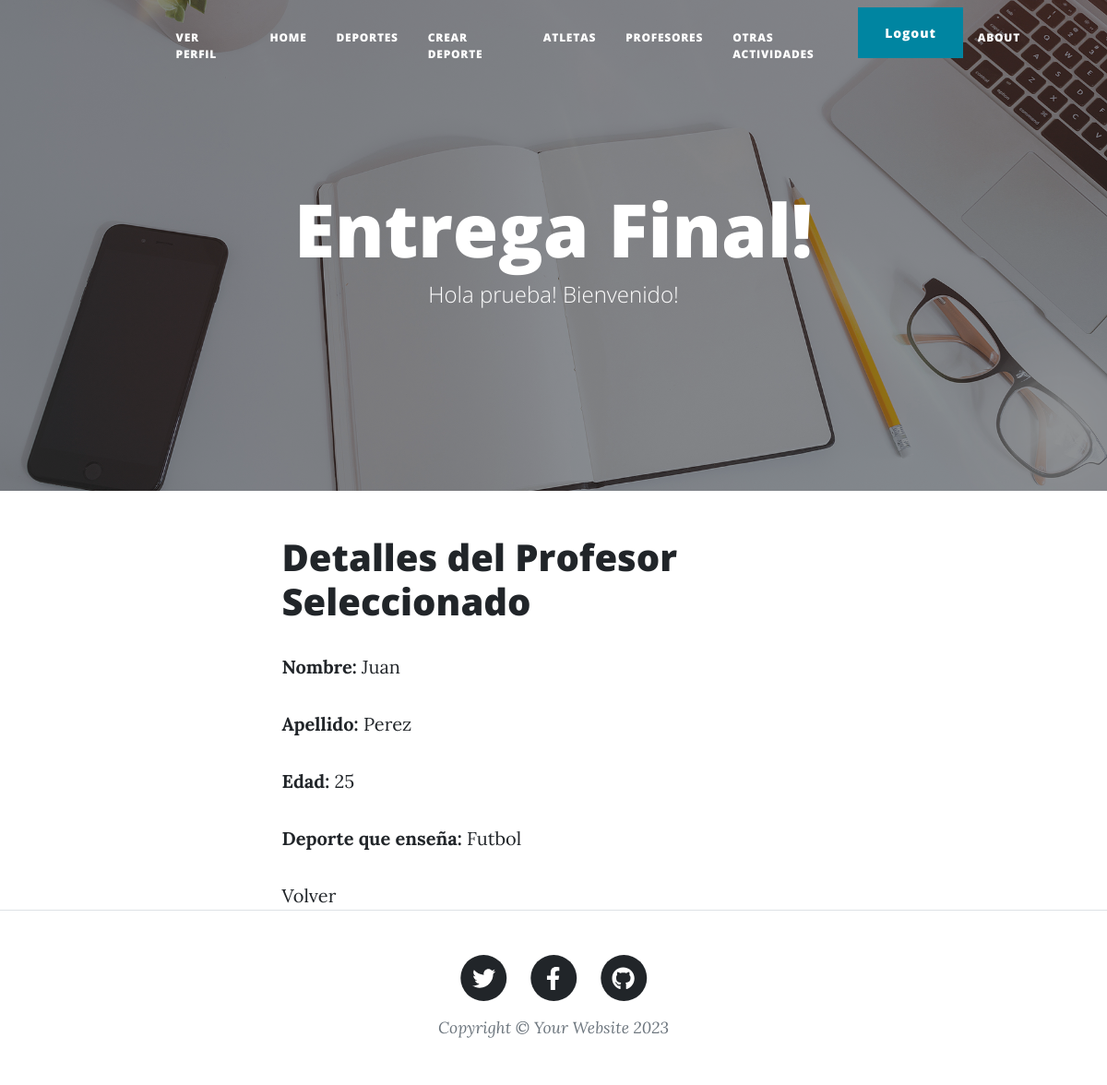
/detalle-profesor/1 (signed in), run on an earlier commit of the app's database.
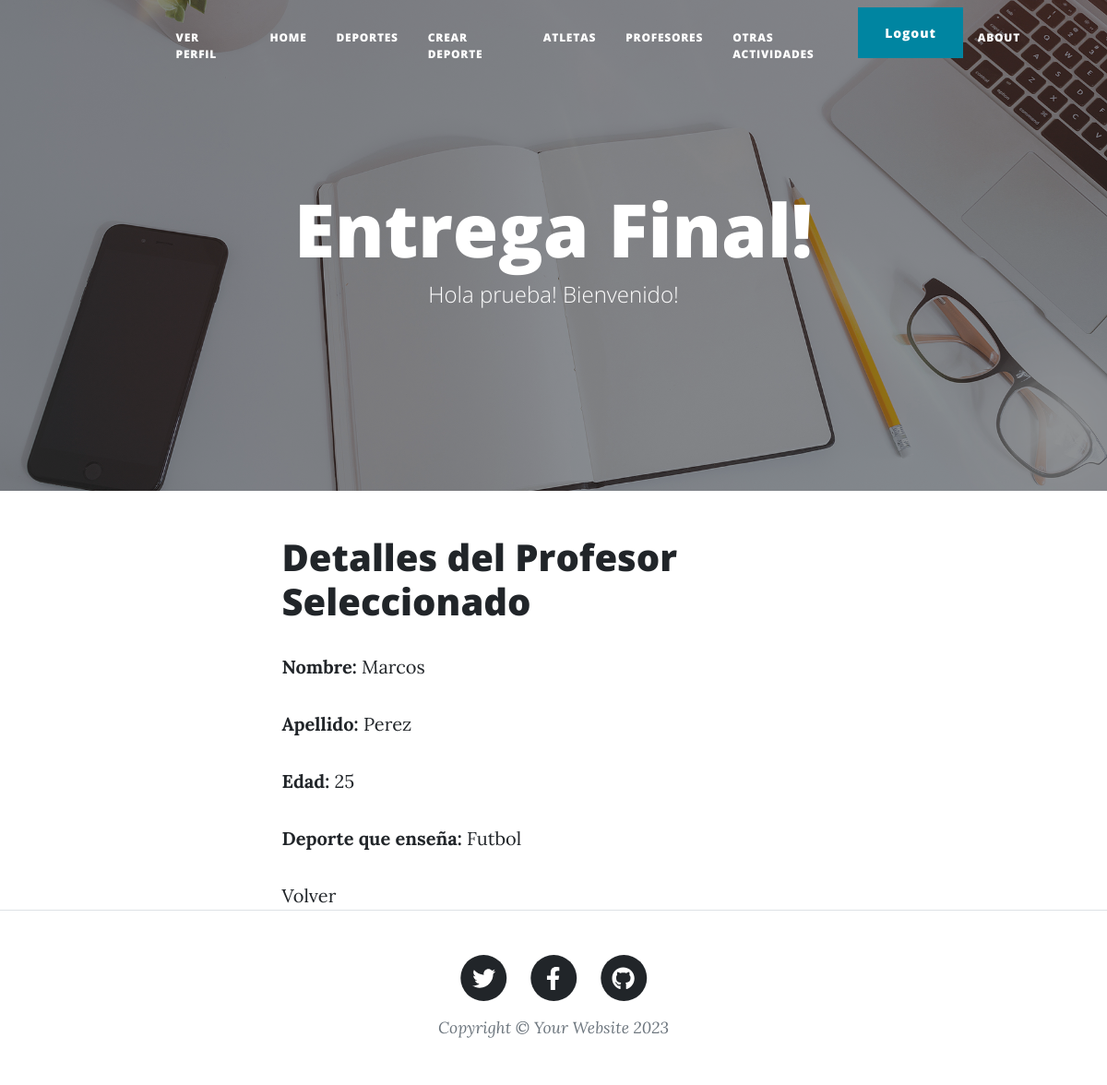
And on a later commit of the database.
### mi_primer_app/models.py (models this page shows, shortened)
class Profesor(models.Model):
    nombre = models.CharField(max_length=50)
    apellido = models.CharField(max_length=50)
    edad = models.IntegerField()
    deporte = models.CharField(max_length=50)

### mi_primer_app/views.py (the view)
# urls.py: path('detalle-profesor/<int:pk>', ProfesorDetailView.as_view(), name='detalle-profesor'),
class ProfesorDetailView(DetailView):
     model = Profesor
     template_name = 'mi_primer_app/detalle_profesor.html'
     context_object_name = 'profesor'

### mi_primer_app/templates/mi_primer_app/detalle_profesor.html
{% extends "padre.html" %}
{% block content %}
<h1>Detalles del Profesor Seleccionado</h1>
<p><strong>Nombre:</strong> {{ profesor.nombre }}</p>
<p><strong>Apellido:</strong> {{ profesor.apellido }}</p>
<p><strong>Edad:</strong> {{ profesor.edad }}</p>
<p><strong>Deporte que enseña:</strong> {{ profesor.deporte }}</p>
<a href="{% url 'listar-profesores' %}">Volver</a>
{% endblock %}

What changed in the data, as far as the page shows it:
changed Profesor "Perez": nombre "Juan" → "Marcos"
